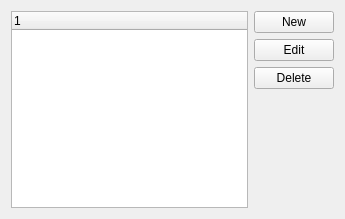
<?xml version="1.0" encoding="UTF-8"?>
<ui version="4.0">
 <comment>This file is part of the xTuple ERP: PostBooks Edition, a free and
open source Enterprise Resource Planning software suite,
Copyright (c) 1999-2014 by OpenMFG LLC, d/b/a xTuple.
It is licensed to you under the Common Public Attribution License
version 1.0, the full text of which (including xTuple-specific Exhibits)
is available at www.xtuple.com/CPAL.  By using this software, you agree
to be bound by its terms.</comment>
 <class>qplans</class>
 <widget class="QWidget" name="qplans">
  <property name="geometry">
   <rect>
    <x>0</x>
    <y>0</y>
    <width>345</width>
    <height>219</height>
   </rect>
  </property>
  <property name="windowTitle">
   <string>Quality Plans</string>
  </property>
  <layout class="QGridLayout" name="gridLayout">
   <item row="1" column="2">
    <layout class="QVBoxLayout" name="verticalLayout_2">
     <item>
      <widget class="QPushButton" name="_new">
       <property name="text">
        <string>New</string>
       </property>
      </widget>
     </item>
     <item>
      <widget class="QPushButton" name="_edit">
       <property name="text">
        <string>Edit</string>
       </property>
      </widget>
     </item>
     <item>
      <widget class="QPushButton" name="_delete">
       <property name="text">
        <string>Delete</string>
       </property>
      </widget>
     </item>
     <item>
      <spacer name="verticalSpacer">
       <property name="orientation">
        <enum>Qt::Vertical</enum>
       </property>
       <property name="sizeHint" stdset="0">
        <size>
         <width>20</width>
         <height>40</height>
        </size>
       </property>
      </spacer>
     </item>
    </layout>
   </item>
   <item row="1" column="0">
    <widget class="XTreeWidget" name="_list"/>
   </item>
  </layout>
 </widget>
 <customwidgets>
  <customwidget>
   <class>XTreeWidget</class>
   <extends>QTreeWidget</extends>
   <header>xtreewidget.h</header>
   <container>1</container>
  </customwidget>
 </customwidgets>
 <tabstops>
  <tabstop>_new</tabstop>
  <tabstop>_edit</tabstop>
  <tabstop>_delete</tabstop>
  <tabstop>_list</tabstop>
 </tabstops>
 <resources/>
 <connections/>
</ui>
